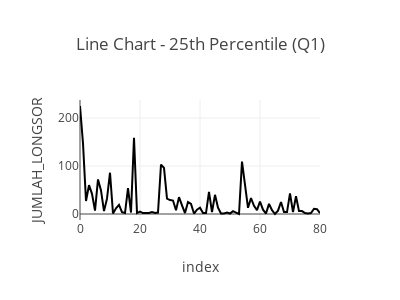

Notebook code for this chart:
### Code cell
# Create line chart for each quartile
fig_q1 = px.line(df, x=df.index, y=selected_column, title="Line Chart - 25th Percentile (Q1)")
fig_q1.update_layout(height=300, width=400)  # Adjust the size
fig_q1.show()



# Print quartile information
print(f"- 0.25% Percentile (Q1): {quartiles[0.25]}")

### Figure 1 — Plotly figure (JSON) as saved in the notebook; plotly's stock layout.template omitted (floating-point values rounded to 4 significant figures)
{"data": [{"hovertemplate": "index=%{x}<br>JUMLAH_LONGSOR=%{y}<extra></extra>", "legendgroup": "", "line": {"color": "#000001", "dash": "solid"}, "marker": {"symbol": "circle"}, "mode": "lines", "name": "", "orientation": "v", "showlegend": false, "type": "scatter", "x": [0, 1, 2, 3, 4, 5, 6, 7, 8, 9, 10, 11, 12, 13, 14, 15, 16, 17, 18, 19, 20, 21, 22, 23, 24, 25, 26, 27, 28, 29, 30, 31, 32, 33, 34, 35, 36, 37, 38, 39, 40, 41, 42, 43, 44, 45, 46, 47, 48, 49, 50, 51, 52, 53, 54, 55, 56, 57, 58, 59, 60, 61, 62, 63, 64, 65, 66, 67, 68, 69, 70, 71, 72, 73, 74, 75, 76, 77, 78, 79, 80], "xaxis": "x", "y": [225, 147, 27, 60, 42, 7, 72, 49, 6, 32, 86, 1, 12, 19, 4, 2, 54, 3, 159, 2, 5, 2, 2, 2, 4, 2, 3, 103, 96, 32, 29, 28, 8, 35, 18, 2, 25, 21, 1, 9, 13, 2, 2, 46, 4, 40, 13, 1, 1, 3, 1, 6, 3, 0, 109, 56, 13, 33, 17, 8, 26, 9, 1, 21, 8, 0, 7, 25, 4, 4, 43, 4, 37, 6, 6, 2, 1, 2, 11, 10, 2], "yaxis": "y"}], "layout": {"height": 300, "legend": {"tracegroupgap": 0}, "title": {"text": "Line Chart - 25th Percentile (Q1)"}, "width": 400, "xaxis": {"anchor": "y", "domain": [0, 1], "title": {"text": "index"}}, "yaxis": {"anchor": "x", "domain": [0, 1], "title": {"text": "JUMLAH_LONGSOR"}}}}
